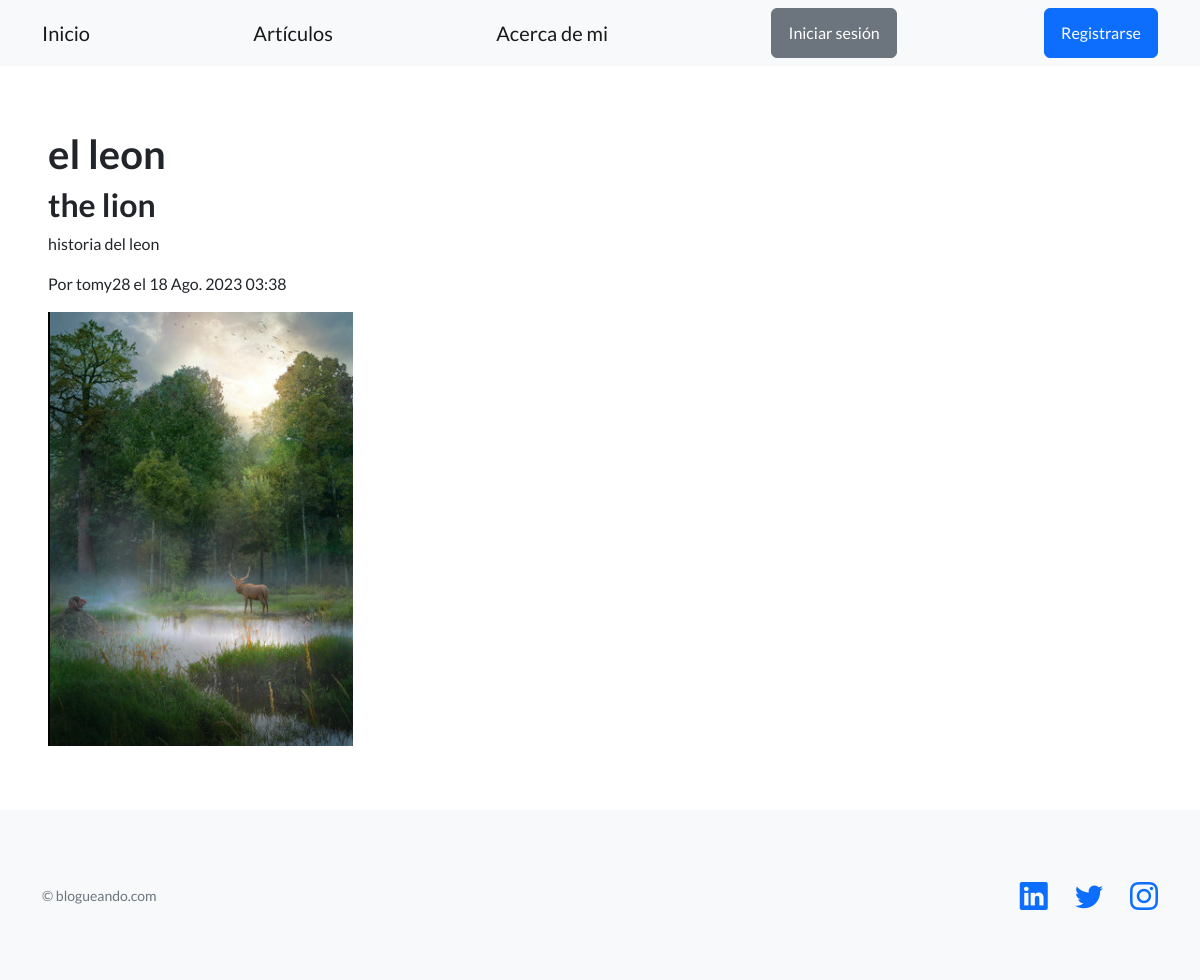
The app's page /blogs/article_detail/1/ with its own data.
### blog/models.py (models this page shows, shortened)
class Articulo(models.Model):
    titulo = models.CharField(max_length=200)
    subtitulo = models.CharField(max_length=200)
    cuerpo = models.TextField()
    autor = models.ForeignKey(User, on_delete=models.CASCADE)
    fecha = models.DateTimeField(auto_now_add=True)
    imagen = models.ImageField(upload_to='articulos/', null=True, blank=True)

### blog/views.py (the view)
# urls.py: path('article_detail/<int:article_id>/', article_detail, name='article_detail'),
def article_detail(request, article_id):
    article = get_object_or_404(Articulo, pk=article_id)
    return render(request, 'blog/article_detail.html', {'article': article})

### blog/templates/blog/article_detail.html
{% extends 'base.html' %}
{% block contenido %}
    <h1>{{ article.titulo }}</h1>
    <h2>{{ article.subtitulo }}</h2>
    <p>{{ article.cuerpo }}</p>
    <p>Por {{ article.autor }} el {{ article.fecha }}</p>
    {% if article.imagen %}
        <img src="{{ article.imagen.url }}" alt="Imagen del artículo">
    {% endif %}
{% endblock contenido %}

### records on screen
Articulo: titulo "el leon", subtitulo "the lion", cuerpo "historia del leon", autor "tomy28", fecha "18 Ago. 2023 03:38", imagen (picture)
